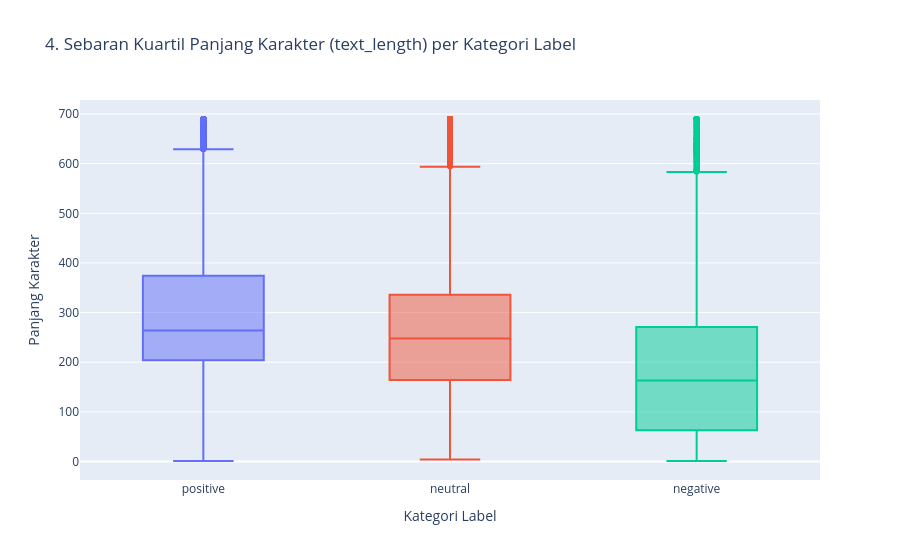

The code cell stored with this chart in its notebook:
### Code cell
#Grafik Interaktif 5 — Hirarki Partisi Dataset
df_sample = df_ts.sample(n=min(50_000, len(df_ts)), seed=42).to_pandas()

fig4 = px.box(
    df_sample,
    x="label_text",
    y="text_length",
    color="label_text",
    hover_data=["source", "word_count"],
    title="4. Sebaran Kuartil Panjang Karakter (text_length) per Kategori Label",
    labels={"label_text": "Kategori Label", "text_length": "Panjang Karakter"},
)
fig4.update_layout(showlegend=False)
fig4.show()

### Figure 1 — Plotly figure (JSON) as saved in the notebook; plotly's stock layout.template omitted (floating-point values rounded to 4 significant figures; data arrays with more than 128 entries replaced by an {"elided": "..."} marker saying what was removed)
{"data": [{"alignmentgroup": "True", "customdata": {"elided": "30892x2 mixed values"}, "hovertemplate": "Kategori Label=%{x}<br>Panjang Karakter=%{y}<br>source=%{customdata[0]}<br>word_count=%{customdata[1]}<extra></extra>", "legendgroup": "positive", "marker": {"color": "#636efa"}, "name": "positive", "notched": false, "offsetgroup": "positive", "orientation": "v", "showlegend": true, "type": "box", "x": {"elided": "30892 str values"}, "x0": " ", "xaxis": "x", "y": {"elided": "30892 int values"}, "y0": " ", "yaxis": "y"}, {"alignmentgroup": "True", "customdata": {"elided": "9138x2 mixed values"}, "hovertemplate": "Kategori Label=%{x}<br>Panjang Karakter=%{y}<br>source=%{customdata[0]}<br>word_count=%{customdata[1]}<extra></extra>", "legendgroup": "neutral", "marker": {"color": "#EF553B"}, "name": "neutral", "notched": false, "offsetgroup": "neutral", "orientation": "v", "showlegend": true, "type": "box", "x": {"elided": "9138 str values"}, "x0": " ", "xaxis": "x", "y": {"elided": "9138 int values"}, "y0": " ", "yaxis": "y"}, {"alignmentgroup": "True", "customdata": {"elided": "9970x2 mixed values"}, "hovertemplate": "Kategori Label=%{x}<br>Panjang Karakter=%{y}<br>source=%{customdata[0]}<br>word_count=%{customdata[1]}<extra></extra>", "legendgroup": "negative", "marker": {"color": "#00cc96"}, "name": "negative", "notched": false, "offsetgroup": "negative", "orientation": "v", "showlegend": true, "type": "box", "x": {"elided": "9970 str values"}, "x0": " ", "xaxis": "x", "y": {"elided": "9970 int values"}, "y0": " ", "yaxis": "y"}], "layout": {"boxmode": "overlay", "legend": {"title": {"text": "Kategori Label"}, "tracegroupgap": 0}, "showlegend": false, "title": {"text": "4. Sebaran Kuartil Panjang Karakter (text_length) per Kategori Label"}, "xaxis": {"anchor": "y", "categoryarray": ["positive", "neutral", "negative"], "categoryorder": "array", "domain": [0, 1], "title": {"text": "Kategori Label"}}, "yaxis": {"anchor": "x", "domain": [0, 1], "title": {"text": "Panjang Karakter"}}}}
